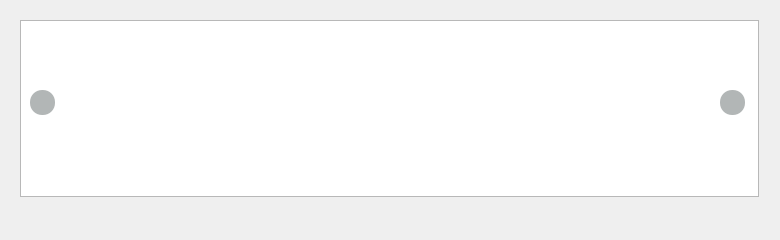
<?xml version="1.0" encoding="UTF-8"?>
<ui version="4.0">
 <class>PictureWidget</class>
 <widget class="QWidget" name="PictureWidget">
  <property name="geometry">
   <rect>
    <x>0</x>
    <y>0</y>
    <width>780</width>
    <height>240</height>
   </rect>
  </property>
  <property name="sizePolicy">
   <sizepolicy hsizetype="Expanding" vsizetype="Expanding">
    <horstretch>0</horstretch>
    <verstretch>0</verstretch>
   </sizepolicy>
  </property>
  <property name="windowTitle">
   <string>PictureWidget</string>
  </property>
  <property name="styleSheet">
   <string notr="true"/>
  </property>
  <widget class="QPushButton" name="btnL">
   <property name="geometry">
    <rect>
     <x>30</x>
     <y>90</y>
     <width>25</width>
     <height>25</height>
    </rect>
   </property>
   <property name="styleSheet">
    <string notr="true">QPushButton#btnL {
	border-image: url(:/picturewall/images/picturewall/left.png);
	background-color: rgba(59, 70, 68, 100);
	border-radius: 12px;
}

</string>
   </property>
   <property name="text">
    <string/>
   </property>
  </widget>
  <widget class="QPushButton" name="btnR">
   <property name="geometry">
    <rect>
     <x>720</x>
     <y>90</y>
     <width>25</width>
     <height>25</height>
    </rect>
   </property>
   <property name="styleSheet">
    <string notr="true">QPushButton#btnR {
	border-image: url(:/picturewall/images/picturewall/right.png);
	background-color: rgba(59, 70, 68, 100);
	border-radius: 12px;
}</string>
   </property>
   <property name="text">
    <string/>
   </property>
  </widget>
  <widget class="QWidget" name="layoutWidget">
   <property name="geometry">
    <rect>
     <x>9</x>
     <y>9</y>
     <width>761</width>
     <height>225</height>
    </rect>
   </property>
   <layout class="QVBoxLayout" name="verticalLayout">
    <item>
     <widget class="QGraphicsView" name="graphicsView"/>
    </item>
    <item>
     <layout class="QHBoxLayout" name="horizontalLayout">
      <item>
       <spacer name="horizontalSpacer_2">
        <property name="orientation">
         <enum>Qt::Horizontal</enum>
        </property>
        <property name="sizeHint" stdset="0">
         <size>
          <width>40</width>
          <height>20</height>
         </size>
        </property>
       </spacer>
      </item>
      <item>
       <widget class="pictureButton" name="btnPic0" native="true"/>
      </item>
      <item>
       <widget class="pictureButton" name="btnPic1" native="true"/>
      </item>
      <item>
       <widget class="pictureButton" name="btnPic2" native="true"/>
      </item>
      <item>
       <widget class="pictureButton" name="btnPic3" native="true"/>
      </item>
      <item>
       <widget class="pictureButton" name="btnPic4" native="true"/>
      </item>
      <item>
       <widget class="pictureButton" name="btnPic5" native="true"/>
      </item>
      <item>
       <widget class="pictureButton" name="btnPic6" native="true"/>
      </item>
      <item>
       <widget class="pictureButton" name="btnPic7" native="true"/>
      </item>
      <item>
       <widget class="pictureButton" name="btnPic8" native="true"/>
      </item>
      <item>
       <widget class="pictureButton" name="btnPic9" native="true"/>
      </item>
      <item>
       <spacer name="horizontalSpacer">
        <property name="orientation">
         <enum>Qt::Horizontal</enum>
        </property>
        <property name="sizeHint" stdset="0">
         <size>
          <width>40</width>
          <height>20</height>
         </size>
        </property>
       </spacer>
      </item>
     </layout>
    </item>
   </layout>
  </widget>
  <zorder>layoutWidget</zorder>
  <zorder>btnR</zorder>
  <zorder>btnL</zorder>
 </widget>
 <layoutdefault spacing="6" margin="11"/>
 <customwidgets>
  <customwidget>
   <class>pictureButton</class>
   <extends>QWidget</extends>
   <header>picturebutton.h</header>
   <container>1</container>
  </customwidget>
 </customwidgets>
 <resources/>
 <connections/>
</ui>
